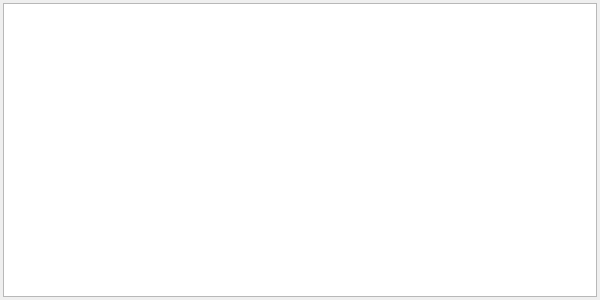
<?xml version="1.0" encoding="UTF-8"?>
<ui version="4.0">
 <class>ActManager</class>
 <widget class="QDialog" name="ActManager">
  <property name="geometry">
   <rect>
    <x>0</x>
    <y>0</y>
    <width>600</width>
    <height>300</height>
   </rect>
  </property>
  <property name="windowTitle">
   <string>AccountManager</string>
  </property>
  <layout class="QVBoxLayout" name="verticalLayout">
   <property name="spacing">
    <number>0</number>
   </property>
   <property name="leftMargin">
    <number>3</number>
   </property>
   <property name="topMargin">
    <number>3</number>
   </property>
   <property name="rightMargin">
    <number>3</number>
   </property>
   <property name="bottomMargin">
    <number>3</number>
   </property>
   <item>
    <widget class="QTableWidget" name="tableWidget">
     <property name="editTriggers">
      <set>QAbstractItemView::NoEditTriggers</set>
     </property>
     <property name="selectionMode">
      <enum>QAbstractItemView::SingleSelection</enum>
     </property>
     <property name="selectionBehavior">
      <enum>QAbstractItemView::SelectRows</enum>
     </property>
     <attribute name="horizontalHeaderMinimumSectionSize">
      <number>100</number>
     </attribute>
    </widget>
   </item>
  </layout>
 </widget>
 <resources/>
 <connections/>
</ui>
